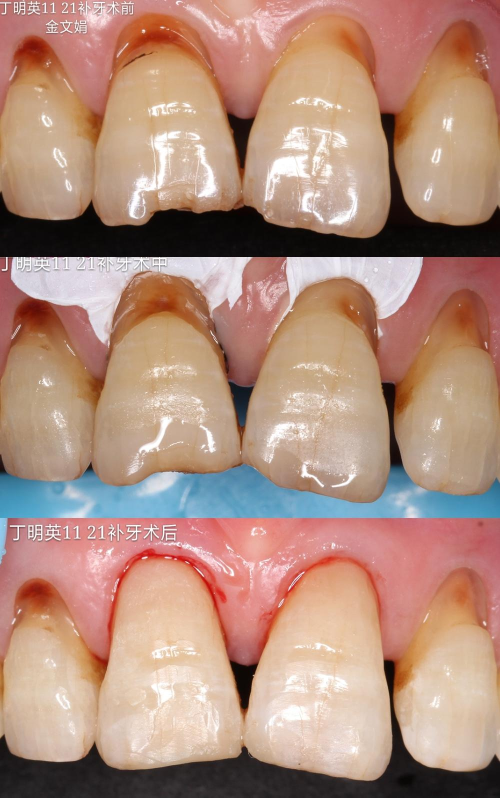
#> input picture score_pro/teeth_score/ResNet50/data_generator/original_image/13.jpg, 1000 x 1595 px (shown at 1/2 size); its folder holds only this picture in this run
$ python create_label_batch.py
#> lines starting #> are read from the running program, lines starting #| are printed output that depends on the picture
# coding: utf-8
import cv2
import numpy as np
import os
import datetime
from imutils import paths

imagePaths = sorted(list(paths.list_images('original_image')))
print(imagePaths)
# for imagePath in imagePaths:
#     print (imagePath)
outputPath = './labeled_data/'

# print(datetime.datetime.now().strftime("%Y.%m.%d-%H:%M:%S"))
time_now = datetime.datetime.now().strftime("%m%d_%H%M_%S")
print('time:', time_now)

image = None
mask = None
mode = 0  # 标注模式
label_flag = 0  # 标注动作标志
PointStart = [0, 0]  # 起点坐标
PointEnd = [0, 0]  # 终点坐标
image_roi = None  # 感兴趣区域
image_roi_bak = None  # 感兴趣区域备份
prev_pt = None  # 上一个点
save_cnt = -1  # 保存图片数
raw_img_num = 0  # 当前读取的原始图


# 区域标记
# [60 lines left out: functions draw_label, get_roi, not called in this run]


def read_img(img_num=0):
#> called with img_num = 0
    global image
    image = cv2.imread(imagePaths[img_num])  #读取图像
#> image is the input picture: shape (1595, 1000, 3); mean B, G, R 125.5, 142, 178
    # print (image.shape[0],image.shape[1])

    # 缩放到屏幕可显示范围内
    if (image.shape[0] > 1000):
        zoom = 1000 / image.shape[0]
#> zoom = 0.627
        image = cv2.resize(image, (0, 0),
                           fx=zoom,
                           fy=zoom,
                           interpolation=cv2.INTER_NEAREST)
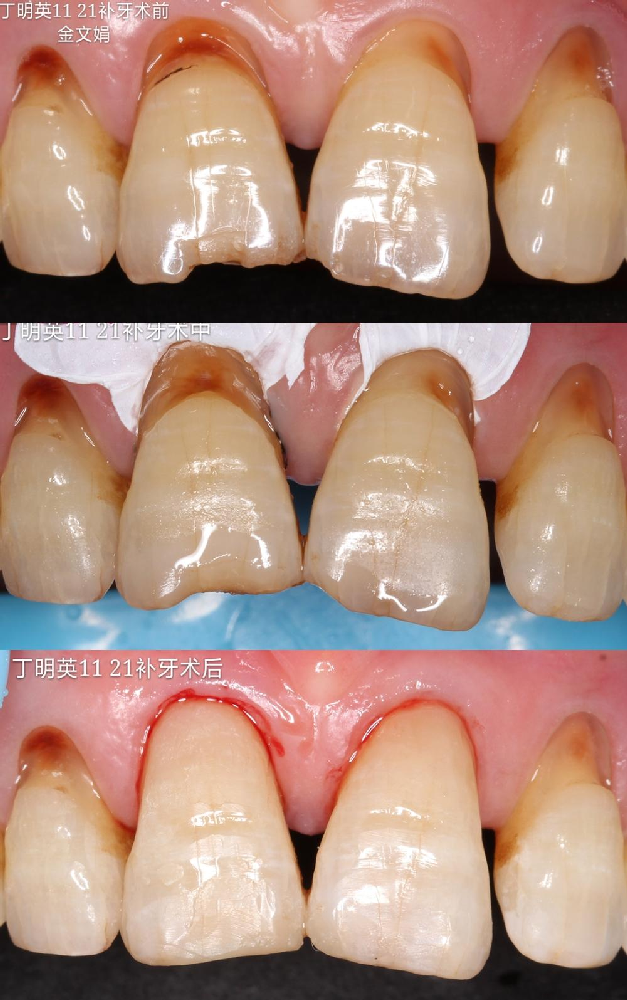
#> image: shape (1000, 627, 3); mean B, G, R 125.5, 142, 178.1

    cv2.imshow("image", image)
    cv2.moveWindow('image', 0, 0)
    cv2.setMouseCallback('image', get_roi)

    mask = np.zeros((256, 256, 3), dtype=np.uint8)
    cv2.imshow('mask', mask)
    cv2.moveWindow('mask', 1300, 350)

    roi_resize = np.zeros((256, 256, 3), dtype=np.uint8)
    cv2.imshow('roi_resize', roi_resize)
    cv2.moveWindow('roi_resize', 900, 350)

    return imagePaths[img_num]


# 读取并显示图片
read_img(raw_img_num)

while (1):
    key = cv2.waitKey(50)
#> (key Esc is pressed here)
    # print (key)
    if key == 27:  # ESC退出
        break
    # 保存图片
    if key == ord('s'):
        print('\n[INFO] Save image time ' +
              datetime.datetime.now().strftime("%H:%M:%S"))
        save_cnt += 1
        if mode == 0:
            cv2.imwrite(
                outputPath + 'src_' + time_now + '_' + str(save_cnt) + '.png',
                image_roi_bak)
            cv2.imwrite(
                outputPath + 'mask_' + time_now + '_' + str(save_cnt) + '.png',
                mask)
            cv2.imwrite(
                outputPath + 'gray_' + time_now + '_' + str(save_cnt) + '.png',
                cv2.cvtColor(image_roi_bak, cv2.COLOR_BGR2GRAY))
        elif mode == 1:
            cv2.imwrite(
                './test_data/' + 'test_' + time_now + '_' + str(save_cnt) +
                '.png', cv2.cvtColor(image_roi_bak, cv2.COLOR_BGR2GRAY))
            cv2.imwrite(
                './test_data/' + 'src_' + time_now + '_' + str(save_cnt) +
                '.png', image_roi_bak)
    # 清除标记
    if key == ord('r'):
        print('[INFO] Back roi')
        image_roi = image_roi_bak.copy()
        mask = np.zeros((256, 256, 3), dtype=np.uint8)
        cv2.imshow('roi_resize', image_roi)
        cv2.imshow('mask', mask)
    # if key == 32: # 空格
    # 下一张图片
    if key == ord('d'):
        raw_img_num += 1
        print('img_num:', raw_img_num)
        img_name = read_img(raw_img_num)
        print('[INFO] The %dth image selected:' % (raw_img_num + 1), img_name)
    if key == ord('a'):
        raw_img_num -= 1
        if raw_img_num < 0:
            raw_img_num = 0
        print('img_num:', raw_img_num)
        img_name = read_img(raw_img_num)
        print('[INFO] The %dth image selected:' % (raw_img_num + 1), img_name)
    # 切换模式
    if key == ord('w'):
        if mode == 0:
            mode = 1
            print('[INFO] mode: generate test image')
        elif mode == 1:
            mode = 0
            print('[INFO] mode: generate every image')

$ run again, on score_pro/teeth_score/ResNet50/data_generator/original_image/2.jpg
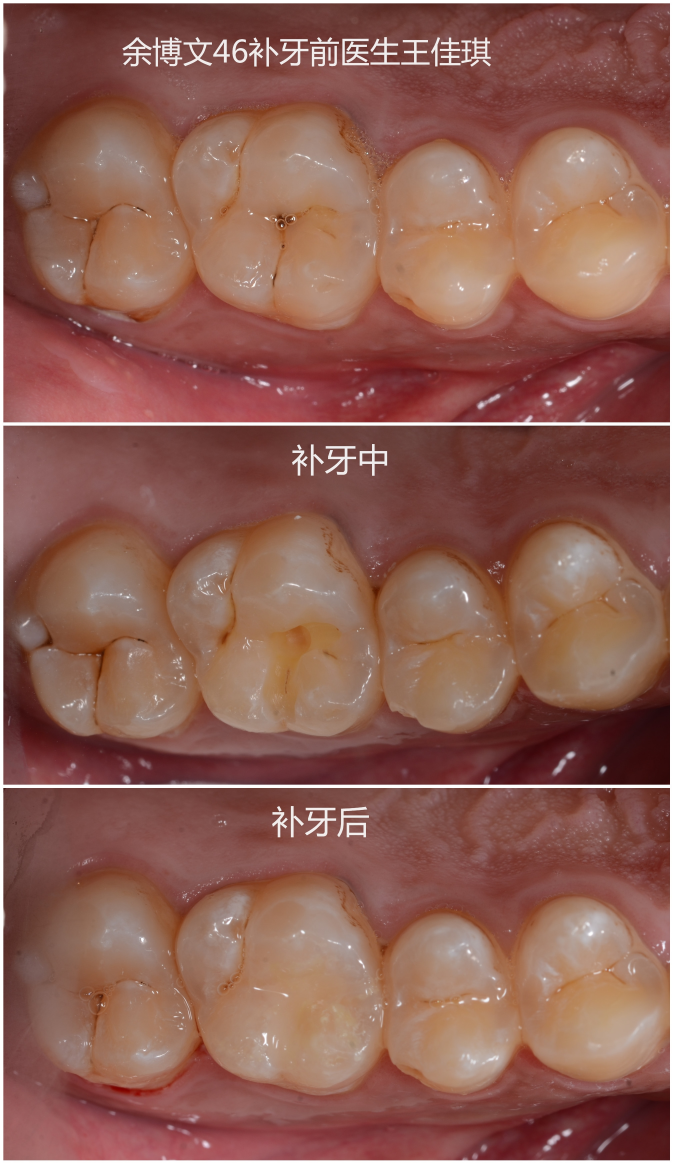
#> input picture score_pro/teeth_score/ResNet50/data_generator/original_image/2.jpg, 2020 x 3491 px (shown at 1/3 size)
#> in read_img, image is the input picture: shape (3491, 2020, 3); mean B, G, R 82.8, 94.1, 142.1
#> in read_img, `image = cv2.resize(image, (0, 0), fx=zoom, fy=zoom, interpolation=cv2...`:
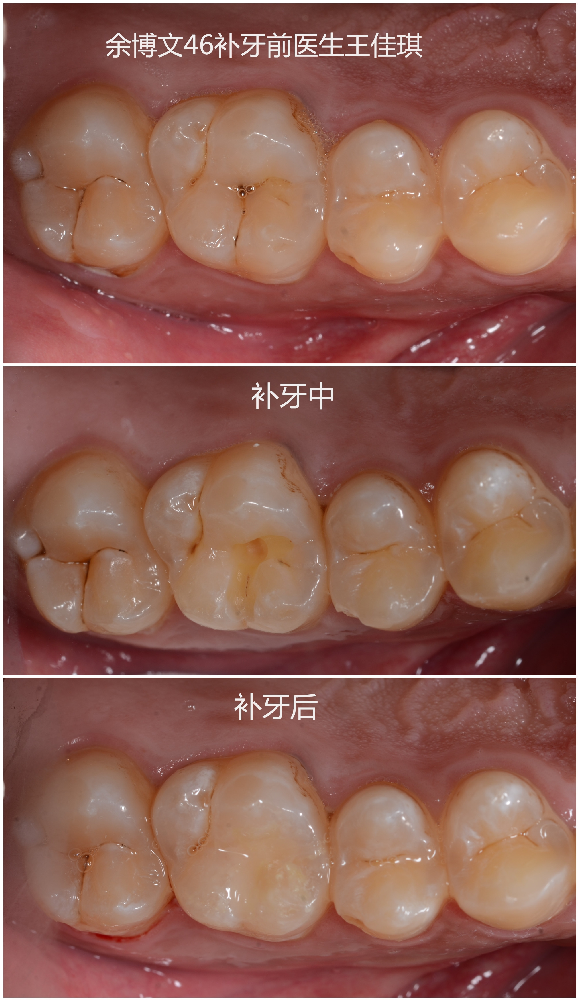
#> image: shape (1000, 579, 3); mean B, G, R 82.8, 94.1, 142
